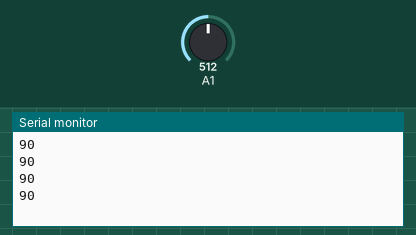
This sketch was run on a simulated Arduino Uno, built with avr-gcc and run on an emulated ATmega328P. Parts: the last lines printed to the serial monitor. The inputs (shaded band) are chosen by the test bench; at power-on: A1 = 512.

Above: at 1.2 s.
1.3 s: A1 set to 716
At 1.71 s:
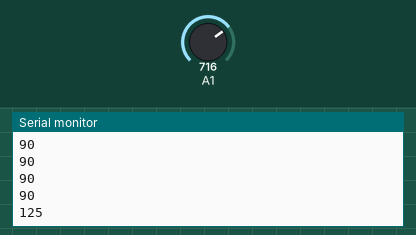
2.8 s: A1 set to 900
At 2.91 s:
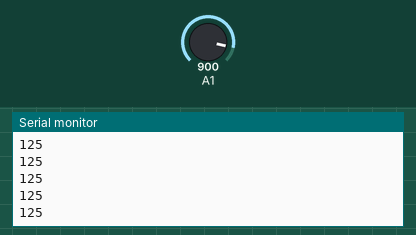
Timing chart, 0 to 5.8 s (numbered marks = the images above; inputs shaded):
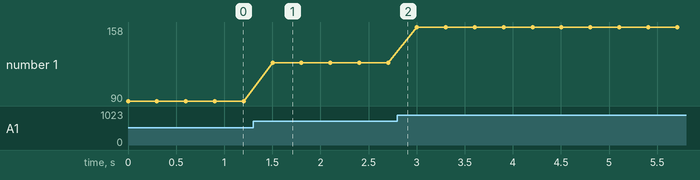

Measured:
- after the input at 1.3 s, the serial monitor: prints a new line after 0.20 s (image 1)
- plotted number 1: 90 → 125 after the input at 1.3 s, 125 → 158 after the input at 2.8 s

The sketch:

Joystick_Servo_Test_Integration.ino
```cpp
// Arduino Joystick Module Testing Code
// Reference Video: https://www.youtube.com/watch?v=F39-1hnjWn0

#include <Servo.h> // Include servo library

Servo servo1; // Define servos
Servo servo2;

int joyX = 0; // Give variable to joystick readings
int joyY = 1;

int joyValX; // Create variable for joystick value
int joyValY;

void setup() {
  pinMode(A0, INPUT);
  pinMode(A1, INPUT);
  Serial.begin(9600);
  // servo1.attach(3); // Initiate servos
  // servo2.attach(4);
  //Serial.println("setup");
}

void loop() {
  // joyValX = analogRead(joyX); // Read value from joystick
  // joyValX = map(joyValX, 0, 1023, 0, 180); // Change value range to 0-180
  //Serial.println(map(analogRead(A0), 0, 1023, 0, 180));
  // servo1.write(joyVal); // Write value to servo

  //joyValY = analogRead(joyY); // Repeat same for y-axis
  Serial.println(map(analogRead(A1), 0, 1023, 0, 180));
  //Serial.println(joyValY);
  //Serial.println("print statement");

  delay(300);
  // joyVal = map(joyVal, 0, 1023, 0, 180);
  // servo2.write(joyVal);
  // delay(20); // Add small delay to reduce noise
}
```
